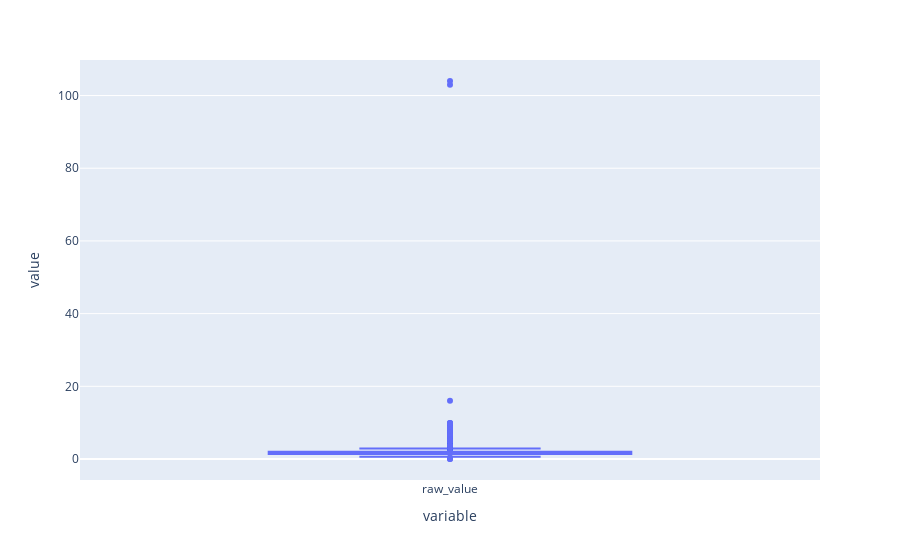

Notebook cell for this chart:
### Code cell
fig = px.box(df, y=['raw_value'])
fig.show()

### Figure 1 — Plotly figure (JSON) as saved in the notebook; plotly's stock layout.template omitted (floating-point values rounded to 4 significant figures; data arrays with more than 128 entries replaced by an {"elided": "..."} marker saying what was removed)
{"data": [{"alignmentgroup": "True", "hovertemplate": "variable=%{x}<br>value=%{y}<extra></extra>", "legendgroup": "", "marker": {"color": "#636efa"}, "name": "", "notched": false, "offsetgroup": "", "orientation": "v", "showlegend": false, "type": "box", "x": {"elided": "4663 str values"}, "x0": " ", "xaxis": "x", "y": {"elided": "4663 float values"}, "y0": " ", "yaxis": "y"}], "layout": {"boxmode": "group", "legend": {"tracegroupgap": 0}, "margin": {"t": 60}, "xaxis": {"anchor": "y", "domain": [0, 1], "title": {"text": "variable"}}, "yaxis": {"anchor": "x", "domain": [0, 1], "title": {"text": "value"}}}}
